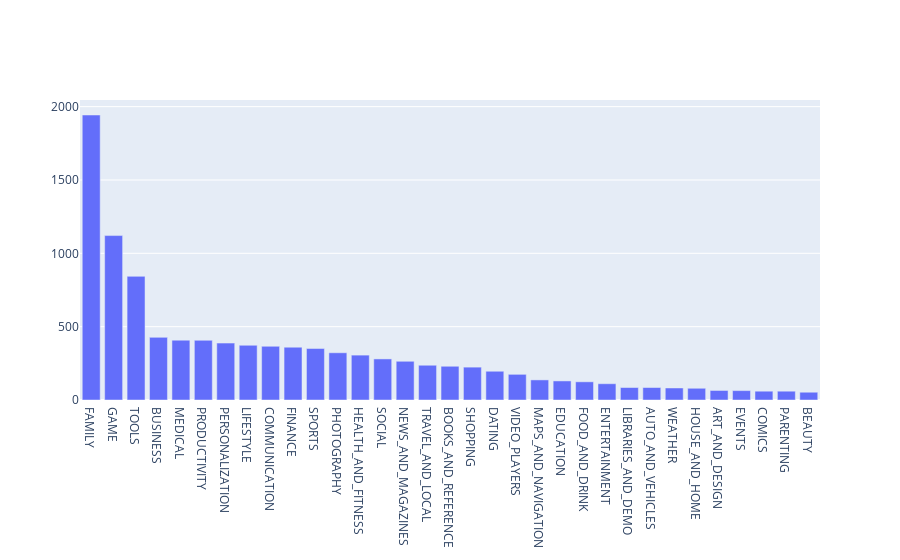

Here is the notebook cell this chart was saved with:
### Code cell
num_apps_in_category = categories.value_counts()

data_category = [go.Bar(x = num_apps_in_category.index, y = num_apps_in_category.values)]
plotly.offline.iplot(data_category)

### Figure 1 — Plotly figure (JSON) as saved in the notebook; plotly's stock layout.template omitted (floating-point values rounded to 4 significant figures)
{"data": [{"type": "bar", "x": ["FAMILY", "GAME", "TOOLS", "BUSINESS", "MEDICAL", "PRODUCTIVITY", "PERSONALIZATION", "LIFESTYLE", "COMMUNICATION", "FINANCE", "SPORTS", "PHOTOGRAPHY", "HEALTH_AND_FITNESS", "SOCIAL", "NEWS_AND_MAGAZINES", "TRAVEL_AND_LOCAL", "BOOKS_AND_REFERENCE", "SHOPPING", "DATING", "VIDEO_PLAYERS", "MAPS_AND_NAVIGATION", "EDUCATION", "FOOD_AND_DRINK", "ENTERTAINMENT", "LIBRARIES_AND_DEMO", "AUTO_AND_VEHICLES", "WEATHER", "HOUSE_AND_HOME", "ART_AND_DESIGN", "EVENTS", "COMICS", "PARENTING", "BEAUTY"], "y": [1943, 1121, 843, 427, 408, 407, 388, 373, 366, 360, 351, 322, 306, 280, 264, 237, 230, 224, 196, 175, 137, 130, 124, 111, 85, 85, 82, 80, 65, 64, 60, 60, 53]}], "layout": {}}
